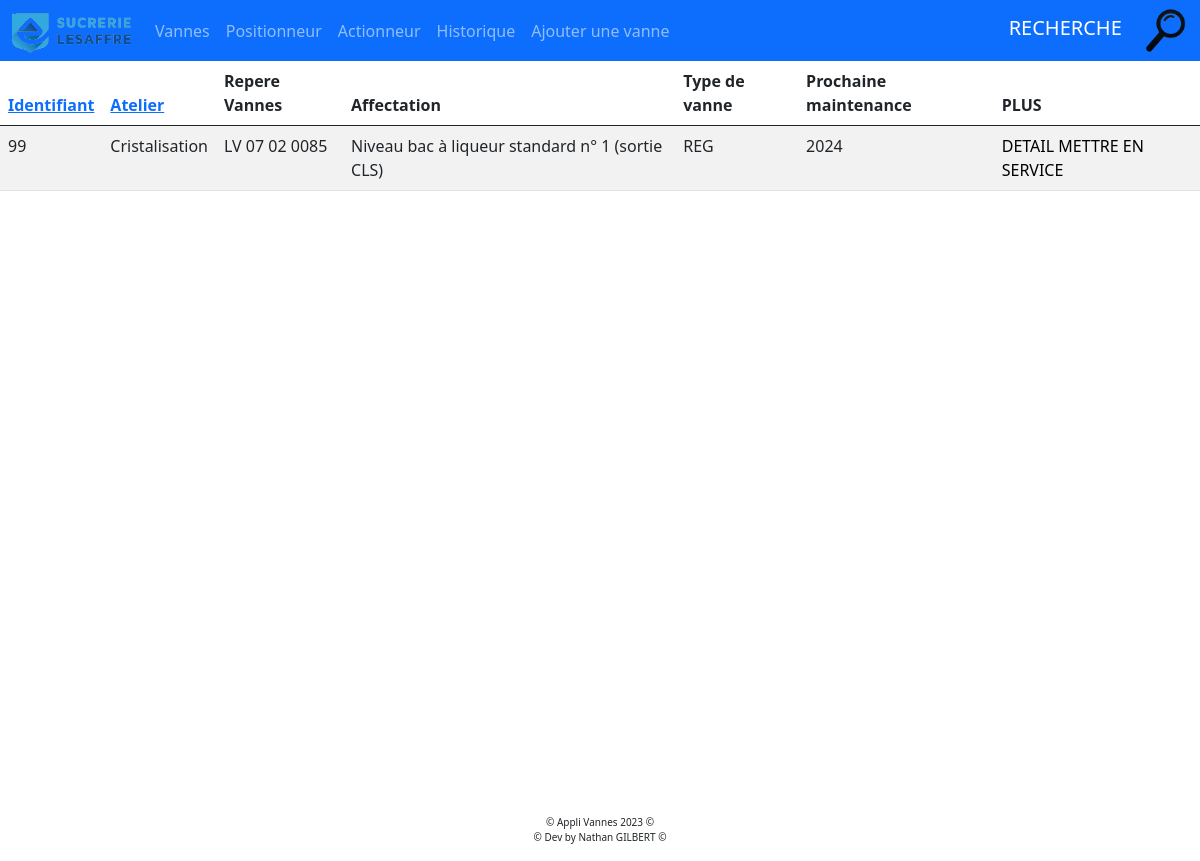
Page /historique/ on the earlier database version.
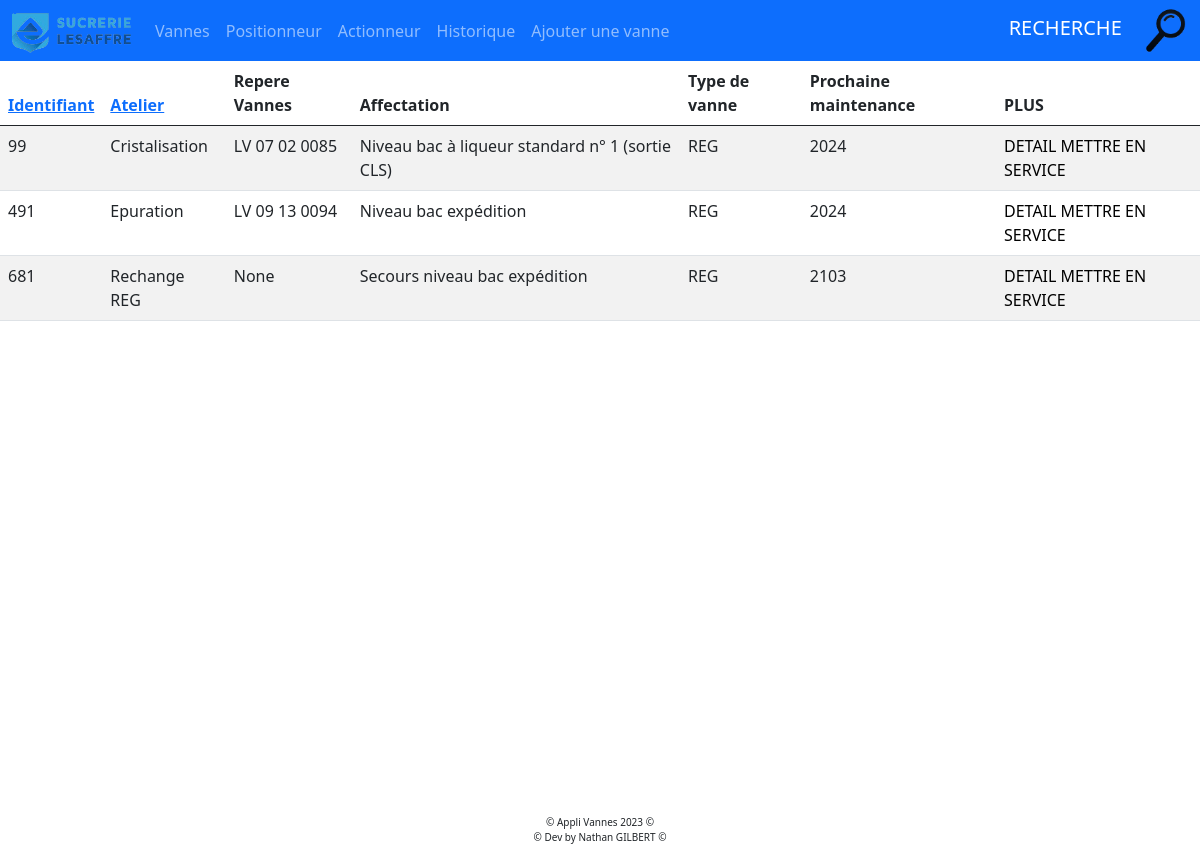
Same page on the later database version.
### appliVanne/models.py (models this page shows)
class Vanne(models.Model):
    class Meta:
        db_table = 'VANNES'
    id_vanne = models.AutoField(primary_key=True, unique=True)
    id_atelier = models.ForeignKey('ATELIER', to_field='id_atelier', on_delete=models.CASCADE, null=True)
    repere_vanne = models.CharField(max_length=255, null=True)
    affectation_vanne = models.CharField(max_length=255, null=True)
    machine_vanne = models.CharField(max_length=255, null=True)
    numero_commande = models.CharField(max_length=20, null=True)
    id_actionneur = models.ForeignKey('ACTIONNEUR', to_field='id_actionneur', on_delete=models.CASCADE, null=True)
    id_corps = models.ForeignKey('CORPS', to_field='id_corps', on_delete=models.CASCADE, null=True)
    id_positionneur = models.ForeignKey('POSITIONNEUR', to_field='id_positionneur', on_delete=models.CASCADE, null=True)
    id_fournisseur_vannes = models.ForeignKey('FOURNISSEUR', to_field='id_fournisseur', on_delete=models.CASCADE, default=0, null=True)
    type_vannes = models.CharField(max_length=255, null=True)
    organe_reglant = models.CharField(max_length=255, null=True)
    date_achat = models.CharField(max_length=255, null=True)
    freq_revision = models.IntegerField(null=True)
    derniere_revision = models.IntegerField(null=True)
    voir_en = models.IntegerField(null=True)
    en_service_vanne = models.IntegerField(default=1)  # Si l'état est à 0, cela signifie que la vanne est bennée. Sinon, elle est toujours en service.

class ATELIER(models.Model):
    class Meta:
        db_table = 'ATELIER'
    id_atelier = models.AutoField(primary_key=True, unique=True)
    nom_atelier = models.CharField(max_length=45, default='a remplir', unique=True)

### appliVanne/views.py (the view)
# urls.py: path("historique/", views.historiqueVanne, name="historique"),
def historiqueVanne(request):
    LesVannes = Vanne.objects.filter(en_service_vanne=0)
    return render(request, "appliVanne/historique.html", {"listeVannes": LesVannes})

### appliVanne/templates/appliVanne/historique.html
{% extends "appliVanne/base.html" %} {% block title %} Ajout Vannes {% endblock %}
{% block main %}
<table class="table table-striped">
    <thead>
      <tr>
        <th scope="col"> <a href="?tri=id_vanne&ordre={% if request.GET.tri == 'id_vanne' and request.GET.ordre == 'asc' %}desc{% else %}asc{% endif %}"> Identifiant</a></th>
        <th scope="col"><a href="?tri=id_atelier__nom_atelier&ordre={% if request.GET.tri == 'id_atelier__nom_atelier' and request.GET.ordre == 'asc' %}desc{% else %}asc{% endif %}"> Atelier</a></th>
        <th scope="col">Repere Vannes </th>
        <th scope="col">Affectation </th>
        <th scope="col">Type de vanne </th>
        <th scope="col"> Prochaine maintenance</th>
        <th scope="col">PLUS</th>
      </tr>
    </thead>
    {% for vanne in listeVannes %}
      <tr>
        <td>{{ vanne.id_vanne}}</td>
        <td>{{ vanne.id_atelier.nom_atelier}}</td>
        <td>{{ vanne.repere_vanne }}</td>
        <td>{{ vanne.affectation_vanne }}</td>
        <td>{{ vanne.type_vannes }}</td>
        <td>{{ vanne.voir_en }}</td>
        <td>
            <a class="detdel"  href="/vanne/{{vanne.id_vanne}}/detail">DETAIL</a>
            <a class="detdel"  href="/vanne/{{vanne.id_vanne}}/recover"> METTRE EN SERVICE </a>
        </td>
      </tr>
    {% endfor %}
  </table>
{% endblock %}

### appliVanne/templates/appliVanne/base.html (shortened to what this page needs)
{% load static %}
<!DOCTYPE html>
<html lang="fr">
  <head>
    <link rel="stylesheet" href="{% static 'appliVanne/CSS/styles.css' %}" />
    <link
      href="https://cdn.jsdelivr.net/npm/bootstrap@5.0.2/dist/css/bootstrap.min.css"
      rel="stylesheet"
    />
  </head>
  <body>
    <header>{% include "./menu.html" %}</header>
    <main>{%block main%} {% endblock %}</main>
    <footer>{% include "./footer.html" %}</footer>
  </body>
</html>

### appliVanne/templates/appliVanne/menu.html (shortened to what this page needs)
{% load static %}
<nav class="navbar navbar-expand-lg navbar-dark bg-primary">
  <div class="container-fluid">
    <img src="{%static 'appliVanne/IMG/logoLong.ico' %}" class="logo" />
    <div class="collapse navbar-collapse" id="navbarText">
      <ul class="navbar-nav me-auto mb-2 mb-lg-0">
        <li class="nav-item">
          <a class="nav-link" href="/vannes/">Vannes</a>
        </li>
        <li class="nav-item">
          <a class="nav-link" href="/positionneur/">Positionneur</a>
        </li>
        <li class="nav-item">
          <a class="nav-link" href="/actionneur/">Actionneur</a>
        </li>
        <li class="nav-item">
          <a class="nav-link"  href="/historique/" >Historique</a>
        </li>
        <li class="nav-item">
          <a class="nav-link"  href="/ajoutVanne/" >Ajouter une vanne</a>
        </li>
      </ul>
    </div>
    <div>
      <a class="navbar-brand" href="/recherche/"> RECHERCHE </a>
      <img src="{% static 'appliVanne/IMG/recherche.ico' %}" href="/recherche/" alt="Rechercher..." class="logo" />
    </div>
  </div>
</nav>

### appliVanne/templates/appliVanne/footer.html
© Appli Vannes 2023 ©
<p> © Dev by Nathan GILBERT © </p>

### appliVanne/static/appliVanne/CSS/styles.css (style rules this page uses)
main { flex-direction: column; min-height: 100vh; display: flex; height: 100%; }
footer { position: absolute; bottom: 0; }
.logo { width: auto; height: 45px; }
footer { font-size: 10px; padding: auto; text-align: center; position: fixed; left: 0; right: 0; bottom: 0; }
.detdel { text-decoration: none; color: black; }

Differences in the rows shown:
now on this page (row edited): Vanne: id_vanne "491", id_atelier.nom_atelier "Epuration", repere_vanne "LV 09 13 0094", affectation_vanne "Niveau bac expédition", type_vannes "REG", voir_en "2024"
now on this page (row edited): Vanne: id_vanne "681", id_atelier.nom_atelier "Rechange REG", repere_vanne "None", affectation_vanne "Secours niveau bac expédition", type_vannes "REG", voir_en "2103"
